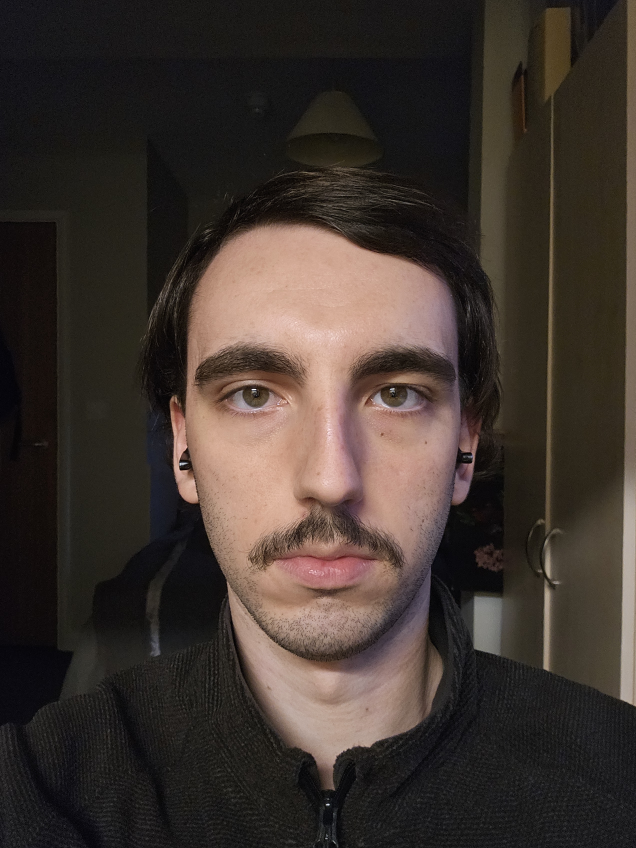
#> input picture pi/res/no-smile.jpg, 2544 x 3392 px (shown at 1/4 size); its folder holds only this picture in this run
$ python -i detector_old.py   (imports and definitions only)
#> lines starting #> are read from the running program, lines starting #| are printed output that depends on the picture; after the words box and inside, x2 and y2 are one past the last pixel; in counts of white or black regions, pixels touching at a corner belong together
#> further down, picture is the input picture: shape (3392, 2544, 3); mean B, G, R 47.5, 53.4, 63.4
### pi/utils/math_utils.py
import math
import cv2
from config.settings import *

# [12 lines left out: function apply_deadband, not called in this run]

def calc_circularity(c):
    area = cv2.contourArea(c)
    perimeter = cv2.arcLength(c, True)
    if perimeter == 0:
        return 0
    return (4 * math.pi * area) / (perimeter ** 2)

def size_adjusted_circularity(area):
    t = min(area / MAX_AREA, 1.0)
    return lerp(MIN_CIRCULARITY_FAR, MIN_CIRCULARITY_CLOSE, t)

def lerp(a, b, t):
    return (1 - t) * a + t * b

### pi/vision/detector_old.py
import cv2
import numpy as np
from utils.math_utils import calc_circularity
from config.settings import MIN_AREA, MAX_AREA, MIN_CIRCULARITY, FRAME_WIDTH

def detect_led(frame):
    hsv = cv2.cvtColor(frame, cv2.COLOR_BGR2HSV)

    mask1 = cv2.inRange(hsv, (0,120,120), (10,255,255))
    mask2 = cv2.inRange(hsv, (170,120,120), (180,255,255))
    mask = mask1 | mask2

    kernel = np.ones((3,3), np.uint8)
    mask = cv2.morphologyEx(mask, cv2.MORPH_OPEN, kernel)

    contours,_ = cv2.findContours(mask, cv2.RETR_EXTERNAL, cv2.CHAIN_APPROX_SIMPLE)

    candidates = [
        c for c in contours
        if MIN_AREA < cv2.contourArea(c) < MAX_AREA
        and calc_circularity(c) > MIN_CIRCULARITY
    ]

    if not candidates:
        return None

    best = max(candidates, key=cv2.contourArea)
    m = cv2.moments(best)

    if m["m00"] == 0:
        return None

    cx = int(m["m10"] / m["m00"])
    cy = int(m["m01"] / m["m00"])

    error_x = cx - FRAME_WIDTH / 2

    return {
        "x": cx,
        "y": cy,
        "error_x": error_x,
        "area": cv2.contourArea(best)
    }

#############################

import os
import cv2
import dotenv
import numpy as np
from config.settings import *
from utils.math_utils import *

DETECTOR_VIEW = False

_smoothed_x = None
_smoothed_y = None

def detect_led(frame):
    global _smoothed_x, _smoothed_y

    # HSV Color Filtering
    hsv = cv2.cvtColor(frame, cv2.COLOR_BGR2HSV)
#> hsv: shape (3392, 2544, 3); mean H, S, V 43.9, 63, 63.8

    # HSV values for red wrap around at the end, hence the upper and lower bands.
    lower_red1 = np.array([0, 120, VALUE_MIN])
    upper_red1 = np.array([10, 255, 255])
    lower_red2 = np.array([170, 120, VALUE_MIN])
    upper_red2 = np.array([180, 255, 255])

    mask1 = cv2.inRange(hsv, lower_red1, upper_red1)
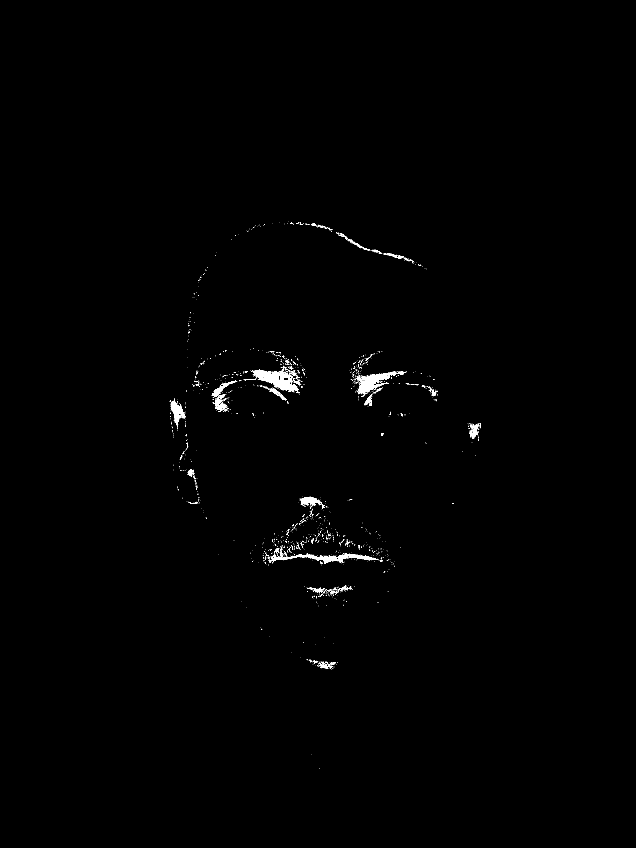
#> mask1: shape (3392, 2544) (shown at 1/4 size); 0.41% white; 1839 white regions (1729 under 20 px), largest, box (x1, y1, x2, y2) and area: (1009, 1479, 1192, 1566) 6683, (1075, 2214, 1514, 2256) 4736, (1432, 1485, 1623, 1577) 4333
    mask2 = cv2.inRange(hsv, lower_red2, upper_red2)
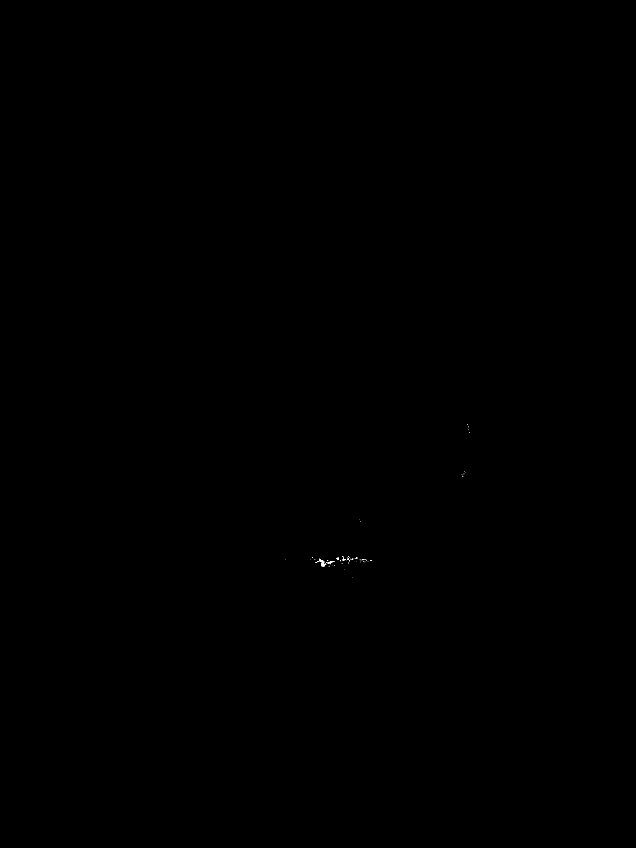
#> mask2: shape (3392, 2544) (shown at 1/4 size); 0.01% white; 90 white regions (86 under 20 px), largest, box (x1, y1, x2, y2) and area: (1276, 2237, 1305, 2266) 315, (1310, 2244, 1332, 2254) 80, (1346, 2230, 1356, 2240) 51, (1370, 2231, 1380, 2241) 35
    frame_red_filtered = mask1 | mask2
#> frame_red_filtered: shape (3392, 2544); 0.42% white; 1887 white regions (1778 under 20 px), largest, box (x1, y1, x2, y2) and area: (1009, 1479, 1192, 1566) 6683, (1075, 2214, 1514, 2266) 5389, (1432, 1485, 1623, 1577) 4333

    # Detect blown-out LED core (high value, low saturation = oversaturated centre).
    # Only accept white pixels that are surrounded by red to reject room lights.
    lower_white = np.array([0, 0, 240])
    upper_white = np.array([180, 40, 255])
    mask_white = cv2.inRange(hsv, lower_white, upper_white)
#> mask_white: shape (3392, 2544); 0.01% white in thin lines or dots, all inside (x1, y1, x2, y2) = (719, 1288, 1578, 3219)
    red_dilated = cv2.dilate(frame_red_filtered, np.ones((15, 15), np.uint8))
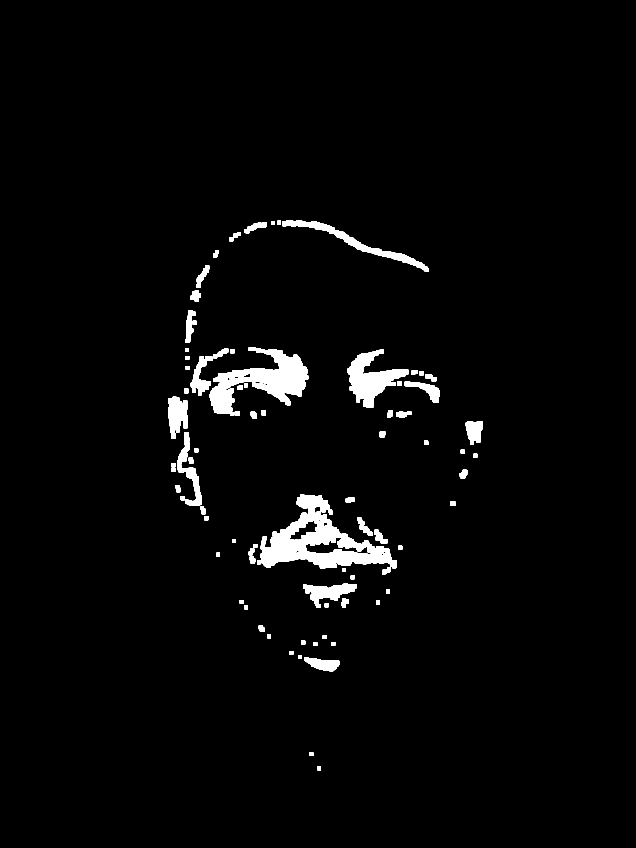
#> red_dilated: shape (3392, 2544) (shown at 1/4 size); 2.6% white; 89 white regions, largest, box (x1, y1, x2, y2) and area: (1042, 1978, 1586, 2273) 63080, (839, 1396, 1233, 1663) 44007, (1389, 1398, 1633, 1632) 24029
    mask_white_gated = cv2.bitwise_and(mask_white, red_dilated)
#> mask_white_gated: shape (3392, 2544); 0% white in thin lines or dots, all inside (x1, y1, x2, y2) = (719, 1597, 1125, 1862)

    # Combine red and gated white into a single mask
    mask_combined = frame_red_filtered | mask_white_gated

    # Erode and dilate to clean up noise and fill the LED blob
    kernel = np.ones((3, 3), np.uint8)
    opened = cv2.morphologyEx(mask_combined, cv2.MORPH_OPEN, kernel)
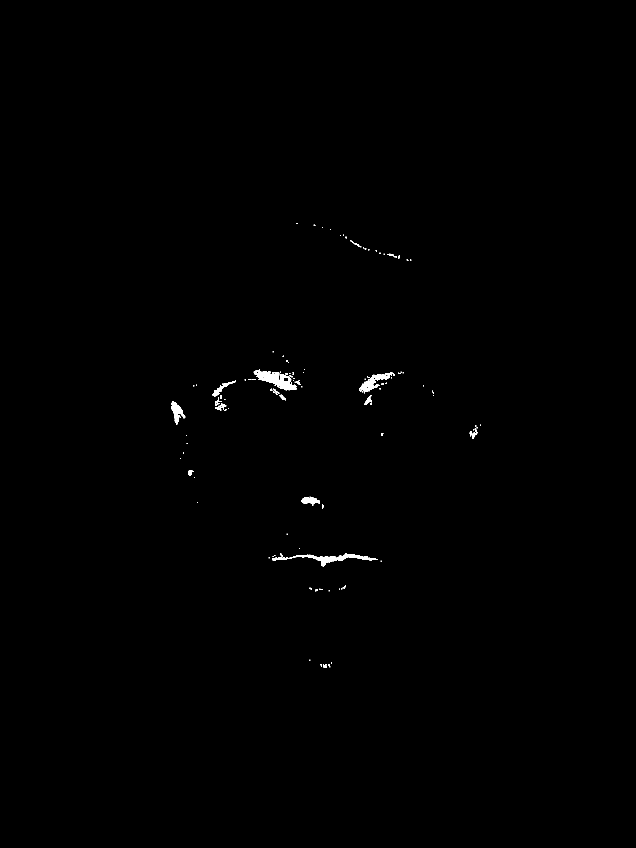
#> opened: shape (3392, 2544) (shown at 1/4 size); 0.26% white; 174 white regions (96 under 20 px), largest, box (x1, y1, x2, y2) and area: (1015, 1479, 1187, 1561) 5955, (1172, 2214, 1494, 2266) 4066, (1442, 1490, 1571, 1568) 2644
    closed = cv2.morphologyEx(opened, cv2.MORPH_CLOSE, kernel)
#> closed: shape (3392, 2544); 0.28% white; 120 white regions (67 under 20 px)

    # Find contours - inexpensive CHAIN_APPROX_SIMPLE, outer rings only
    contours, _ = cv2.findContours(
        closed,
        cv2.RETR_EXTERNAL,
        cv2.CHAIN_APPROX_SIMPLE
    )
#> contours = 120 contours, 83 with area under 20; largest, box (x1, y1, x2, y2) and area: (1015, 1479, 1187, 1561) 6237, (1090, 2214, 1510, 2266) 4428, (1436, 1490, 1576, 1573) 3288, (684, 1606, 741, 1698) 2060, (1205, 1987, 1278, 2023) 1244

    # Filter for valid contours (goldilocks area + circularity), take largest
    candidates = [
        c for c in contours
        if MIN_AREA < cv2.contourArea(c) < MAX_AREA
        and calc_circularity(c) > 0.65
    ]
#> candidates = 13 contours, 11 with area under 20; largest, box (x1, y1, x2, y2) and area: (1524, 1733, 1533, 1742) 48, (1142, 1492, 1150, 1498) 30
    best_contour = max(candidates, key=cv2.contourArea, default=None)
#> best_contour = contour of 13 points, box (x1, y1, x2, y2) (1524, 1733, 1533, 1742), area 48

    if best_contour is None:
        _smoothed_x = None
        _smoothed_y = None
        return None

    """
    Horrifically cool function that blends physics with computer vision.
    Essentially, m00 is the 'mass' of the 'object' shown in the mask,
    being calculated as the summation or count of all '1' pixels indicating
    red/valid pixels in our mask. This makes m10 and m01 the moments about
    the x and y axis respectively - this distribution representation gives
    us a rough understanding of the centre of the LED.
    """
    matrix_moments = cv2.moments(best_contour)
#> matrix_moments = moments, m00 47.5, centre m10/m00, m01/m00 = (1528.1, 1737.1)
    if matrix_moments["m00"] == 0:
        return None

    cx = int(matrix_moments["m10"] / matrix_moments["m00"])
#> cx = 1528
    cy = int(matrix_moments["m01"] / matrix_moments["m00"])
#> cy = 1737

    if _smoothed_x is None:
        _smoothed_x, _smoothed_y = cx, cy
    else:
        _smoothed_x = lerp(_smoothed_x, cx, SMOOTHING_ALPHA)
        _smoothed_y = lerp(_smoothed_y, cy, SMOOTHING_ALPHA)

    error_x = _smoothed_x - FRAME_WIDTH / 2
#> error_x = 1101
    error_y = _smoothed_y - FRAME_HEIGHT / 2
#> error_y = 1497

    if DETECTOR_VIEW:
        cv2.circle(closed, (_smoothed_x, _smoothed_y), 8, (0, 255, 255), 2)
        cv2.imshow("Detector Vision", closed)

    return {
        "x": _smoothed_x,
        "y": _smoothed_y,
        "error_x": error_x,
        "error_y": error_y,
        "area": cv2.contourArea(best_contour)
    }

>>> import cv2
>>> picture = cv2.imread('../res/no-smile.jpg')
>>> result = detect_led(picture)
#> result = {'x': 1528, 'y': 1737, 'error_x': 1101, 'error_y': 1497, 'area': 47.5}
